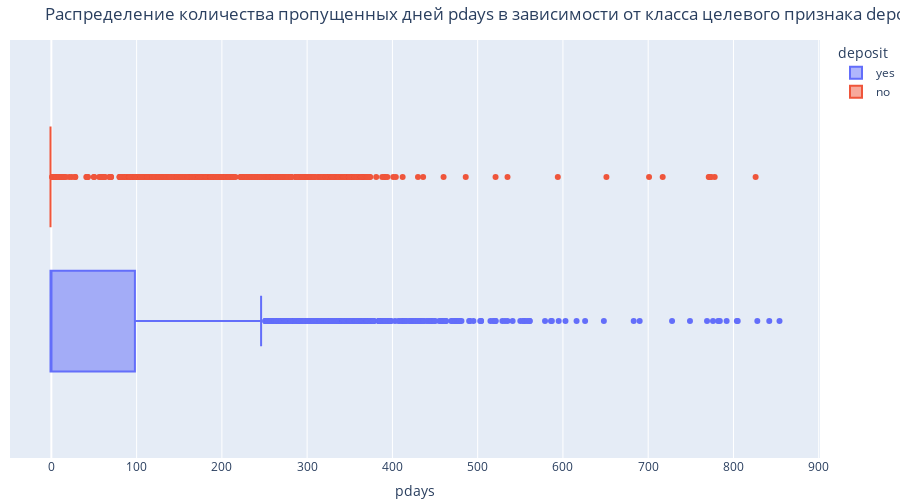

This figure's notebook cell:
### Markdown cell above
Получается что при pdays=-1 очень мало открытий депозитов, всего 39%. А для pdays > -1 уже 66% открытия депозитов.

### Code cell
fig = px.box(
  data_frame=df,
  x='pdays',
  color='deposit',
  height=500,
  width=900,
  title='Распределение количества пропущенных дней pdays в зависимости от класса целевого признака deposit')

fig.update_layout(margin=dict(l=10, r=10, t=40, b=0))
fig.show()

### Figure 1 — Plotly figure (JSON) as saved in the notebook; plotly's stock layout.template omitted (floating-point values rounded to 4 significant figures; data arrays with more than 128 entries replaced by an {"elided": "..."} marker saying what was removed)
{"data": [{"alignmentgroup": "True", "hovertemplate": "deposit=yes<br>pdays=%{x}<extra></extra>", "legendgroup": "yes", "marker": {"color": "#636efa"}, "name": "yes", "notched": false, "offsetgroup": "yes", "orientation": "h", "showlegend": true, "type": "box", "x": {"elided": "4681 int values"}, "x0": " ", "xaxis": "x", "y0": " ", "yaxis": "y"}, {"alignmentgroup": "True", "hovertemplate": "deposit=no<br>pdays=%{x}<extra></extra>", "legendgroup": "no", "marker": {"color": "#EF553B"}, "name": "no", "notched": false, "offsetgroup": "no", "orientation": "h", "showlegend": true, "type": "box", "x": {"elided": "5424 int values"}, "x0": " ", "xaxis": "x", "y0": " ", "yaxis": "y"}], "layout": {"boxmode": "group", "height": 500, "legend": {"title": {"text": "deposit"}, "tracegroupgap": 0}, "margin": {"b": 0, "l": 10, "r": 10, "t": 40}, "title": {"text": "Распределение количества пропущенных дней pdays в зависимости от класса целевого признака deposit"}, "width": 900, "xaxis": {"anchor": "y", "domain": [0, 1], "title": {"text": "pdays"}}, "yaxis": {"anchor": "x", "domain": [0, 1]}}}
